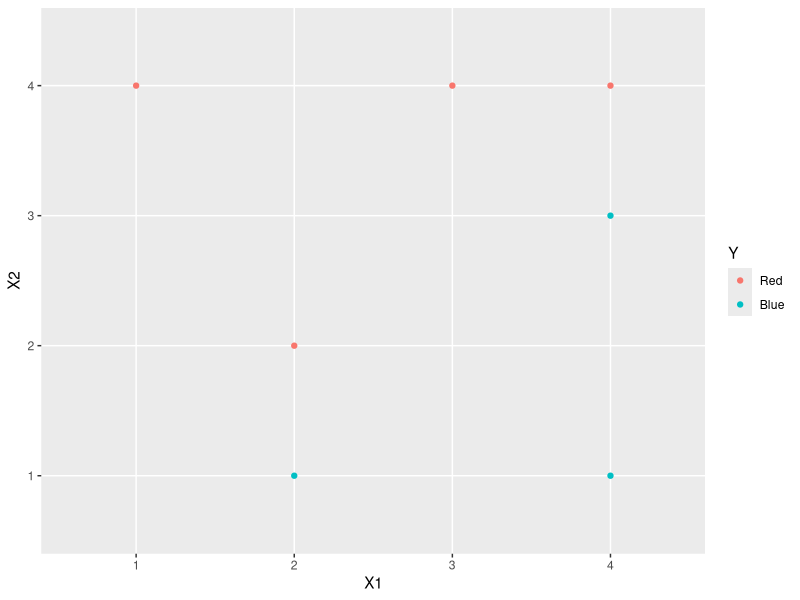
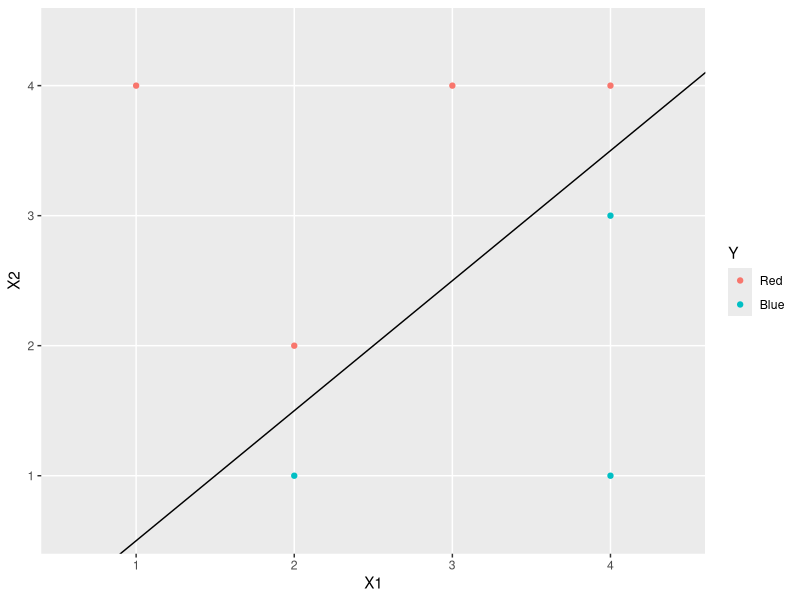
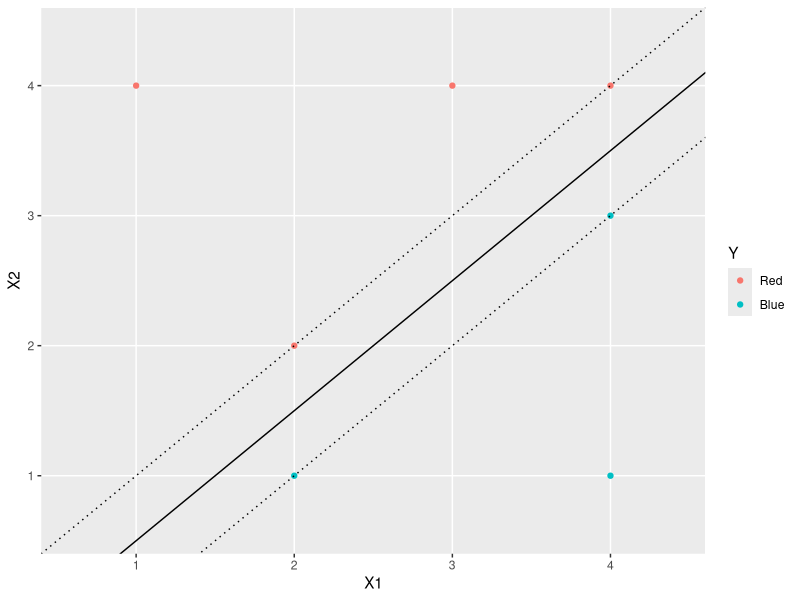
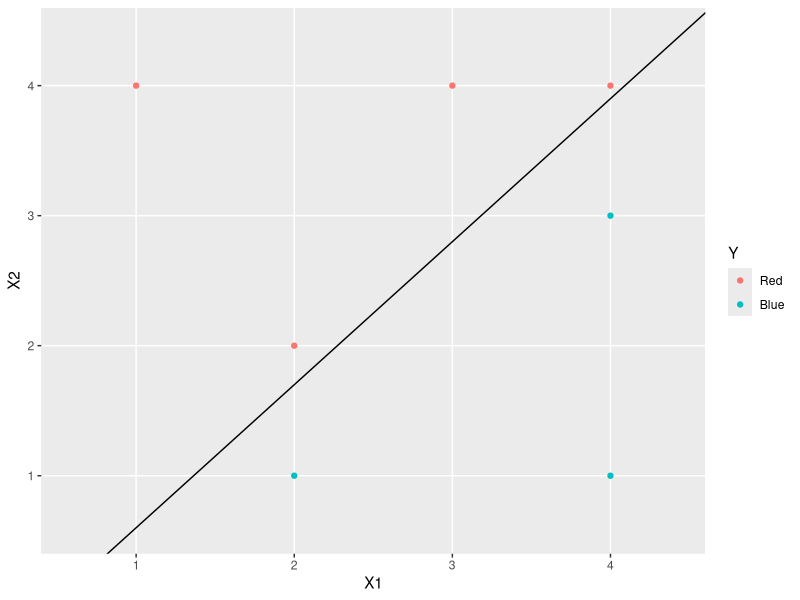
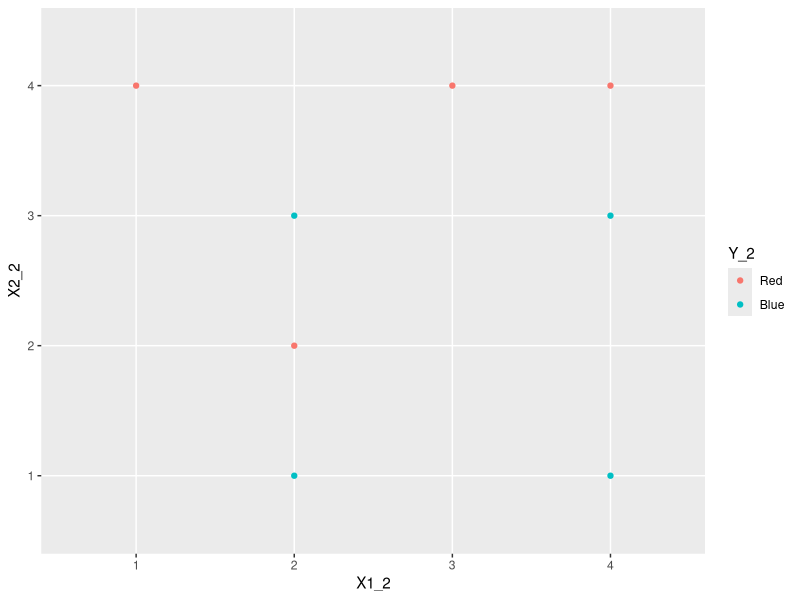
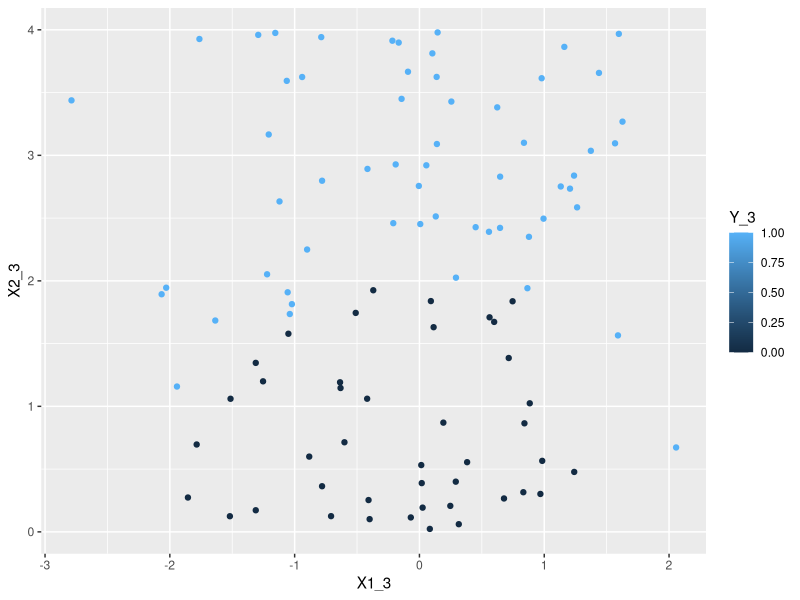
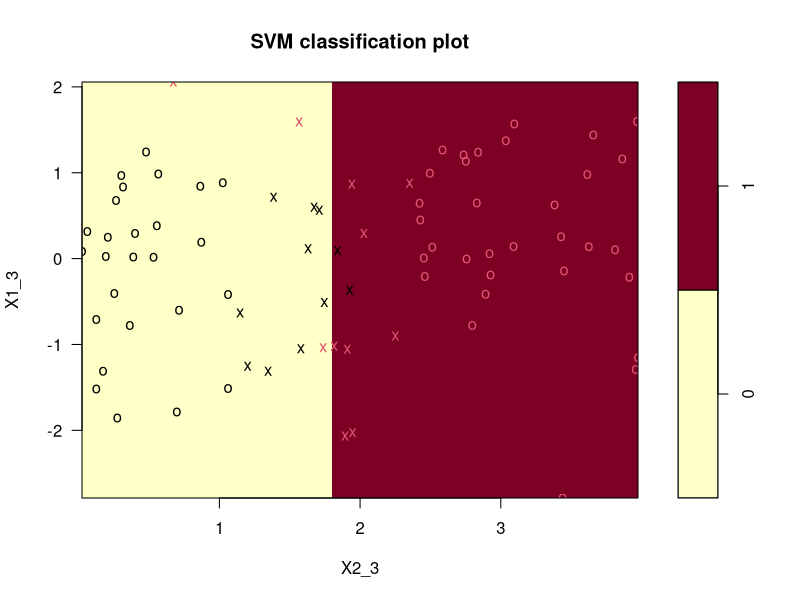
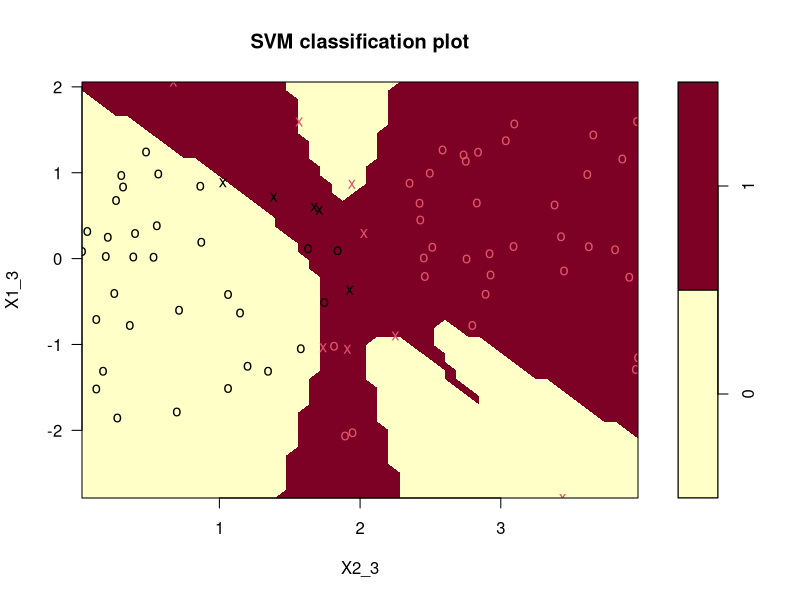

Reproduce these figures in R, in order.
## ---- chunk 1
knitr::opts_chunk$set(echo = TRUE)
## ---- chunk 2
#enter data
X1 <- c(3,2,4,1,2,4,4)
X2 <- c(4,2,4,4,1,3,1)
Y <- c("Red","Red","Red","Red","Blue","Blue","Blue")
toy <- as.data.frame(cbind(X1,X2,Y))
toy$Y <- factor(toy$Y,levels=c("Red","Blue"))

#create "sketch"
require(tidyverse)
ggplot(toy, aes(x=X1, y=X2)) + geom_point(aes(color=Y))
## ---- chunk 3
#sketch
ggplot(toy, aes(x=X1, y=X2)) + geom_point(aes(color=Y)) + geom_abline(slope=1,intercept=-0.5)
## ---- chunk 4
#sketch
ggplot(toy, aes(x=X1, y=X2)) + geom_point(aes(color=Y)) + geom_abline(slope=1,intercept=-0.5) + geom_abline(slope=1, intercept=0, linetype="dotted") + geom_abline(slope=1, intercept=-1,linetype="dotted")
## ---- chunk 5
#sketch
ggplot(toy, aes(x=X1, y=X2)) + geom_point(aes(color=Y)) + geom_abline(slope=1.1,intercept=-0.5)
## ---- chunk 6
#add extra point
X1_2 <- c(3,2,4,1,2,4,4,2)
X2_2 <- c(4,2,4,4,1,3,1,3)
Y_2 <- c("Red","Red","Red","Red","Blue","Blue","Blue","Blue")
toy_2 <- as.data.frame(cbind(X1_2,X2_2,Y_2))
toy_2$Y_2 <- factor(toy_2$Y_2,levels=c("Red","Blue"))

#sketch
ggplot(toy_2, aes(x=X1_2, y=X2_2)) + geom_point(aes(color=Y_2))
## ---- chunk 7
#generate data
set.seed(1354)
X1_3 <- rnorm(100)
X2_3 <- runif(100, min = 0, max = 4)
Y_3 <- ifelse(X1_3**2 + X2_3**2 <= 4, 0, 1)
df <- as.data.frame(cbind(X1_3, X2_3, Y_3))

#plot data
ggplot(df, aes(x=X1_3, y=X2_3)) + geom_point(aes(color=Y_3))

#show that in this setting, a support vector machine with polynomial kernal (with degree greater than 1) or a radial kernel will outperform a support vector classifier on the training data

#create train and test
set.seed(1356)
train_sample <- sample(1:100,size=80,replace=F)
train <- df[train_sample,]
test <- df[-train_sample,]

#support vector classifier
require(e1071)
svc <- svm(factor(Y_3) ~ ., data = train, kernel = "linear")
summary(svc)
tune.out.svc <- tune(svm, factor(Y_3) ~ .,data=df, kernel = "linear", ranges = list(cost = c(0.001, 0.01, 0.1, 1, 5, 10, 100)))
summary(tune.out.svc)
#we want cost to be 1
best_svc <- svm(factor(Y_3) ~ ., data = train, kernel = "linear", cost=1)
summary(best_svc)
#error rate
table(predict = (predict(best_svc,test)), truth = test$Y_3)
#error rate is 3/20 = 15%
plot(best_svc,train) #not too shabby

#support vector machine with polynomial kernel
tune_out_svm_polynomial <- tune(svm, factor(Y_3) ~ ., data=train, kernel= "polynomial", ranges = list(
  cost = c(0.1, 1, 10, 100, 1000),
  gamma = c(0.5, 1, 2, 3, 4)
))
summary(tune_out_svm_polynomial)
#want cost to be 1000 and gamma to be 4
svm_poly <- svm(factor(Y_3) ~ . , data=train, kernel = "polynomial", gamma = 4, cost = 1000, degree=5)
plot(svm_poly, train) #fascinating
table(predict = predict(svm_poly,test), truth = test$Y_3)
#error rate 3/20 = 15%

#support vector machine with radial kernel
tune_out_svm_radial <- tune(svm, factor(Y_3) ~ ., data=train, kernel= "radial", ranges = list(
  cost = c(0.1, 1, 10, 100, 1000),
  gamma = c(0.5, 1, 2, 3, 4)
))
summary(tune_out_svm_radial)
#want cost to be 10 and gamma to be 1
svm_radial <- svm(factor(Y_3) ~ . , data=train, kernel = "radial", gamma = 1, cost = 10)
plot(svm_radial, train) #fascinating
table(predict = predict(svm_radial,test), truth = test$Y_3)
#error rate 2/20 = 10% 
